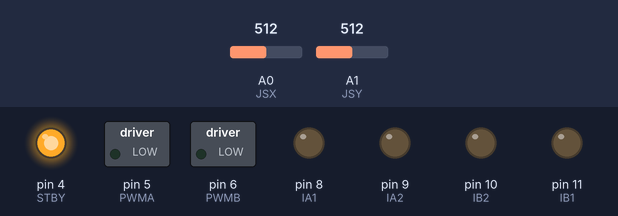
Recording of a sketch running on a simulated Arduino Uno, built with avr-gcc and run on an emulated ATmega328P. Shown: switched loads named in the sketch (green lamp = pin HIGH), output pins drawn as LEDs (lit = HIGH). The test bench sets the inputs (shaded band); at power-on: A0 (JSX) = 512, A1 (JSY) = 512. What the sketch prints to the serial monitor is not drawn.

Above: at 1.2 s.
1.3 s: A0 (JSX) set to 487
At 2.5 s:
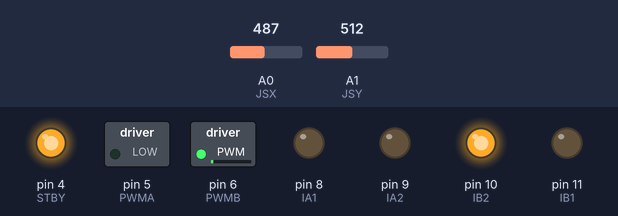
2.8 s: A0 (JSX) set to 550
At 3.7 s:
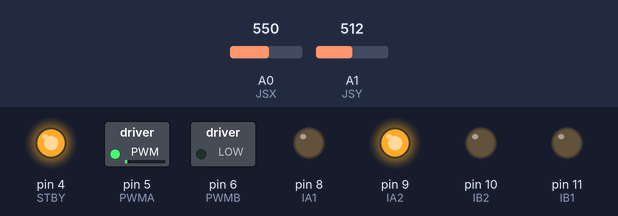
4.3 s: A0 (JSX) set to 716
At 4.9 s:
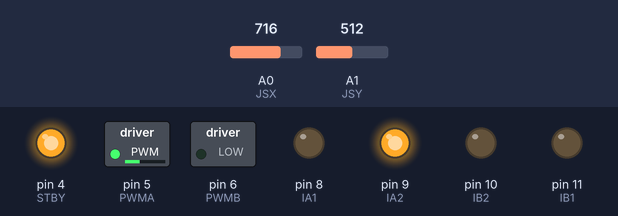
5.8 s: A0 (JSX) set to 900
At 7.0 s:
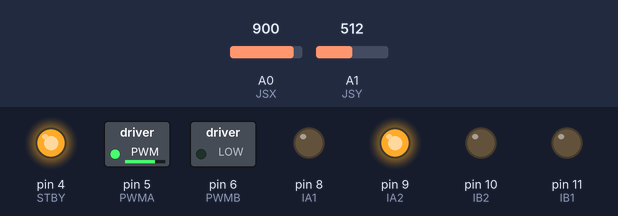
7.3 s: A0 (JSX) set to 1023
At 8.4 s:
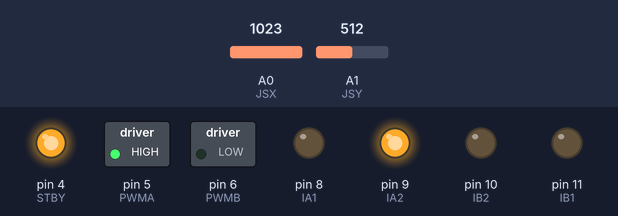
Timing chart, 0 to 10.3 s (numbered marks = the images above; inputs shaded):
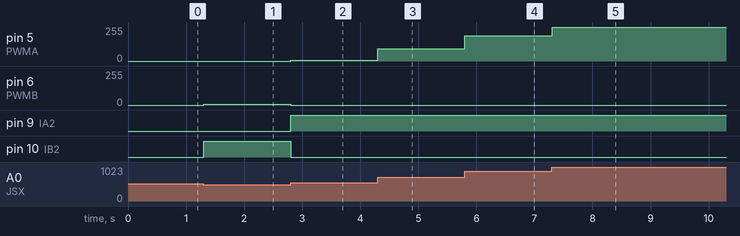

The sketch:

TB6612FNG_Prueba.ino
```cpp
#define PWMA 5
#define IA1 8
#define IA2 9

#define PWMB 6
#define IB1 11
#define IB2 10

#define STBY 4

#define JSX A0
#define JSY A1


void setup() {

  // Motor A
  pinMode(PWMA, OUTPUT);
  pinMode(IA1, OUTPUT);
  pinMode(IA2, OUTPUT);
  pinMode(STBY, OUTPUT);

  // Motor B
  pinMode(PWMB, OUTPUT);
  pinMode(IB1, OUTPUT);
  pinMode(IB2, OUTPUT);

  // Joystick
  pinMode(JSX, INPUT);
  pinMode(JSY, INPUT);


  Serial.begin(115200);

  digitalWrite(STBY, HIGH);

}

void cambiarVelocidadPWM(int PWM, int value) {

  int v = map(value, 0, 1023, 0, 180);

  int V = constrain(v, 0, 180);

  analogWrite(PWM, V);
}


void girarDerecha(int velocidad) {
  analogWrite(PWMA, 0);
  analogWrite(PWMB, velocidad);

  digitalWrite(IA1, LOW);
  digitalWrite(IA2, LOW);
  digitalWrite(IB1, LOW);
  digitalWrite(IB2, HIGH);
}

void girarIzquierda(int velocidad) {

  analogWrite(PWMB, 0);
  analogWrite(PWMA, velocidad);

  digitalWrite(IA1, LOW);
  digitalWrite(IA2, HIGH);

  digitalWrite(IB1, LOW);
  digitalWrite(IB2, LOW);

}

void adelante(int velocidad) {

  cambiarVelocidadPWM(PWMA, velocidad);
  cambiarVelocidadPWM(PWMB, velocidad);

  // Motor A
  digitalWrite(IA1, HIGH);
  digitalWrite(IA2, LOW);

  // Motor B
  digitalWrite(IB1, HIGH);
  digitalWrite(IB2, LOW);

}

void atras(int velocidad) {

  cambiarVelocidadPWM(PWMA, velocidad);
  cambiarVelocidadPWM(PWMB, velocidad);

  // Motor A
  digitalWrite(IA1, LOW);
  digitalWrite(IA2, HIGH);

  // Motor B
  digitalWrite(IB1, LOW);
  digitalWrite(IB2, HIGH);

}

void stop() {

  // Detiene ambos motores
  analogWrite(PWMA, 0);
  analogWrite(PWMB, 0);

  // Motor A
  digitalWrite(IA1, LOW);
  digitalWrite(IA2, LOW);

  // Motor B
  digitalWrite(IB1, LOW);
  digitalWrite(IB2, LOW);

}


void loop() {

  int sumaX = 0;
  int sumaY = 0;


  for (size_t i = 0; i < 10 ; i++) {
    sumaX += analogRead(JSX);
    sumaY += analogRead(JSY);
  }

  int x = sumaX / 10;
  int y = sumaY / 10;

  Serial.print("X: ");
  Serial.print(x);
  Serial.print(" Y: ");
  Serial.println(y);

  bool xCentro = x > 500 && x < 540;
  bool yCentro = y > 487 && y < 527;


  // Si esta quieto entonces no hacer nada
  if (xCentro && yCentro) {

    stop();

  } else {

    if (x < 500 && yCentro) {

      // Derecha
      Serial.println("Derecha");
      int velocidad = map(x, 500, 0, 0, 255);
      velocidad = constrain(velocidad, 0, 255);
      girarDerecha(velocidad);

    } else if (x > 540 && yCentro) {

      // Izquierda
      Serial.println("Izquierda");
      int velocidad = map(x, 540, 1023, 0, 255);
      velocidad = constrain(velocidad, 0, 255);
      girarIzquierda(velocidad);

    } else if (xCentro && y > 527) {

      Serial.println("Adelante");
      adelante(y);

    } else if (xCentro && y < 487) {

      Serial.println("Atras");
      int velocidad = 1023 - y;
      atras(velocidad);
    }

  }

}
```

Measured:
- the behaviour switches between 500 and 499 on A0 (JSX) (found by bisection; images 0 and 1)
- after the input at 1.3 s, pin 6 (PWMB): 0/255 → 6/255 at once; pin 10 (IB2): LOW → HIGH at once
- after the input at 2.8 s, pin 5 (PWMA): 0/255 → 5/255 at once; pin 6 (PWMB): 6/255 → 0/255 at once; pin 9 (IA2): LOW → HIGH at once; pin 10 (IB2): HIGH → LOW at once
- after the input at 4.3 s, pin 5 (PWMA): 5/255 → 92/255 at once
- after the input at 5.8 s, pin 5 (PWMA): 92/255 → 190/255 at once
- after the input at 7.3 s, pin 5 (PWMA): 190/255 → 255/255 at once
